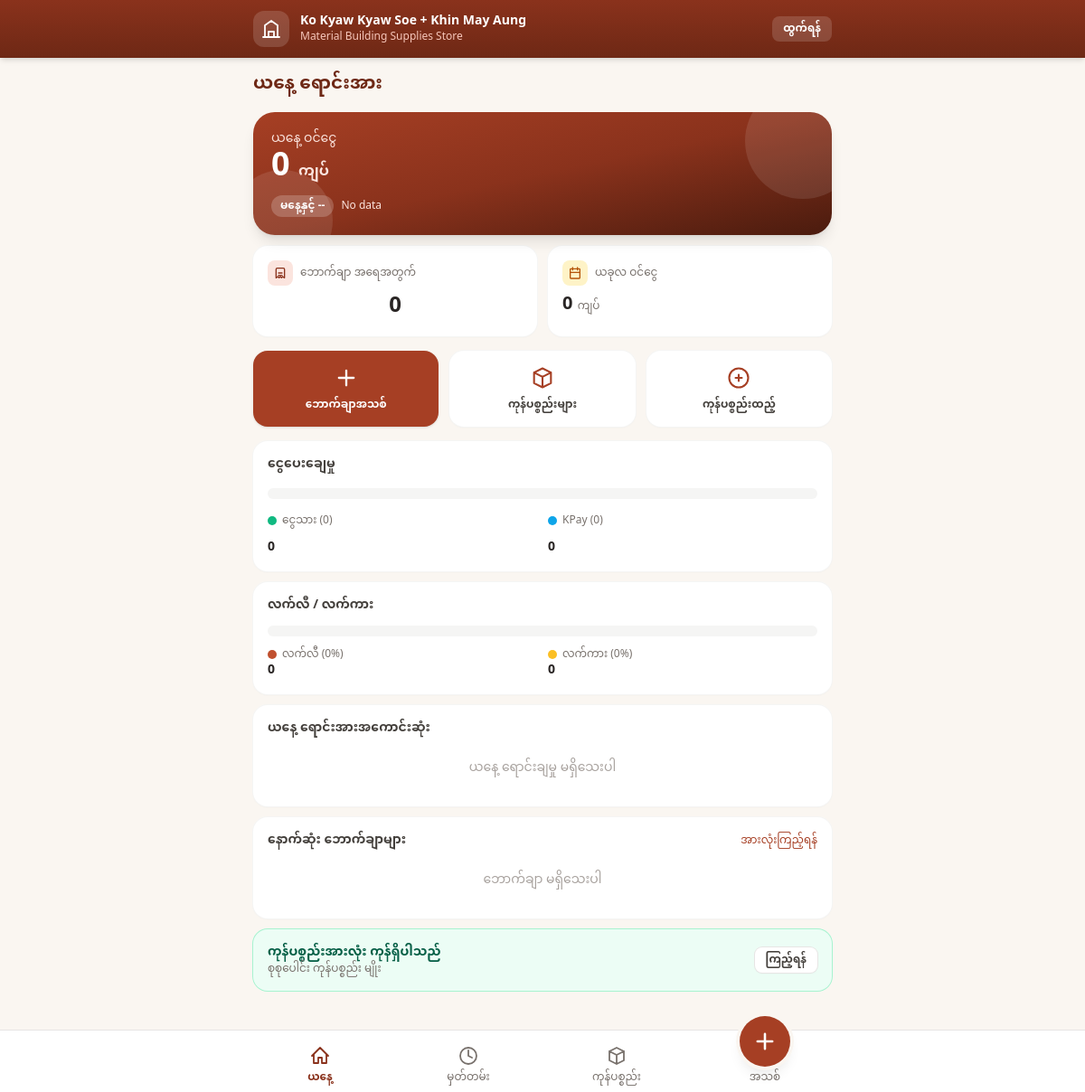
The app's page /products/index (signed in), older data.
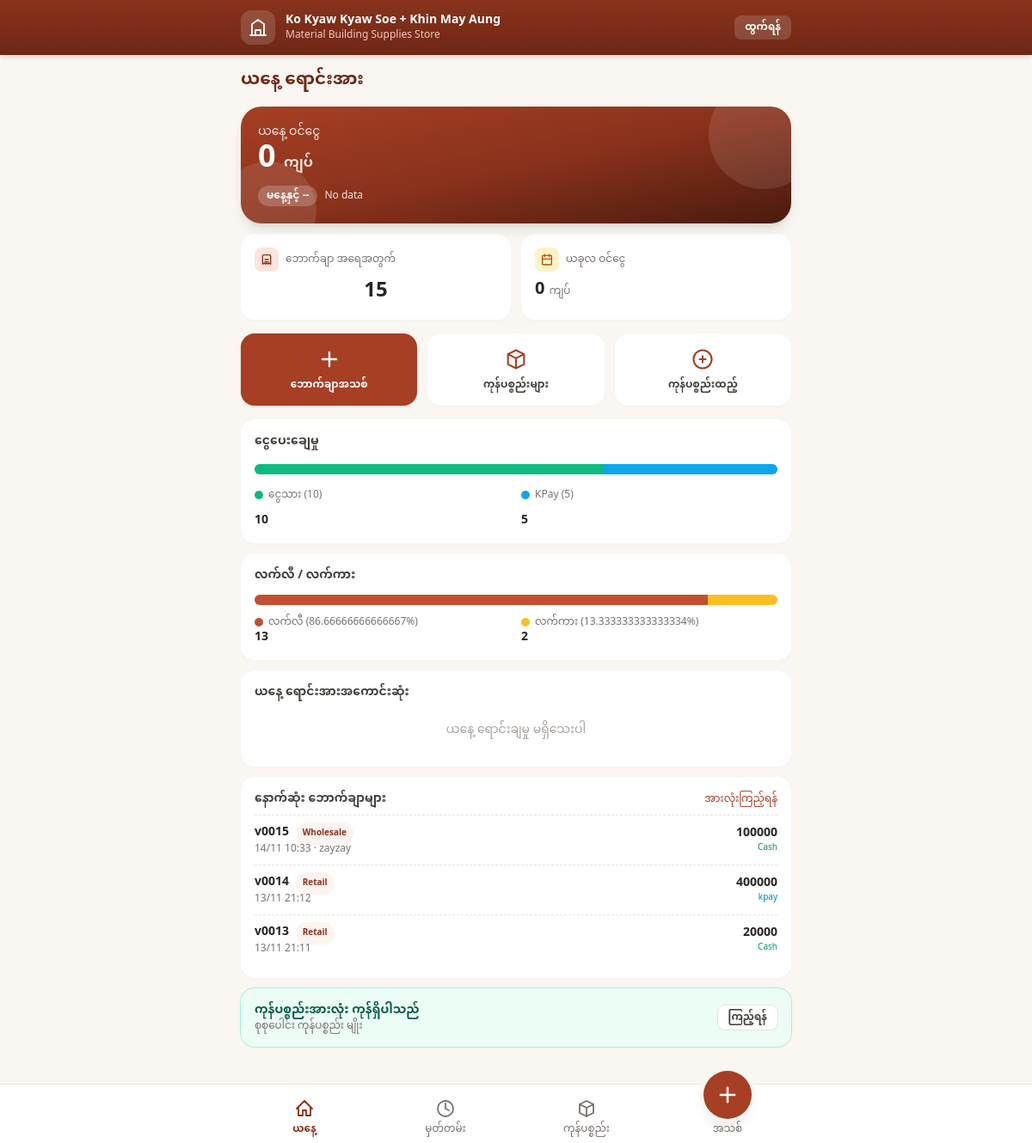
The same page, newer data.
### receiptinfo/models.py (models this page shows, shortened)
class Receipt(models.Model):
  class PayBy(models.TextChoices):
    CASH ="cash","Cash"
    KPAY = "Kpay","Kpay"
  class SaleType(models.TextChoices):
    RETAIL = "retail"
    WHOLESALE = "wholesale"
  v_code = models.CharField(max_length=20,unique=True,null=True,blank=True)
  customer = models.CharField(max_length=200,null=True,blank=True)
  pay_by = models.CharField(max_length=10,choices=PayBy.choices,default=PayBy.CASH)
  created_at = models.DateTimeField(auto_now_add=True)
  sale_type = models.CharField(max_length=10,choices=SaleType.choices,default=SaleType.RETAIL)
  is_void = models.BooleanField(default=False)
  @property
  def total_amount(self):
    return sum(item.total for item in self.items.all())

class ReceiptItem(models.Model):
  receipt = models.ForeignKey(Receipt,on_delete=models.CASCADE,related_name="items")
  product = models.ForeignKey(Product,on_delete=models.PROTECT)
  quantity = models.DecimalField(max_digits=10,decimal_places=2)
  unit_price = models.DecimalField(max_digits=10,decimal_places=2)
  @property
  def total(self):
    return self.quantity * self.unit_price

### productinfo/views.py (the view)
# urls.py: path('', RedirectView.as_view(pattern_name='index'), name='home'),
@login_required
def index(request):
  count = Receipt.objects.count()
  kpay  = Receipt.objects.filter(is_void=False,pay_by='kpay').count()
  cash  = Receipt.objects.filter(is_void=False,pay_by="cash").count()
  total = cash + kpay
  cash_pct = (cash / total * 100) if total else 0
  kpay_pct = (kpay / total * 100) if total else 0
  retail = Receipt.objects.filter(is_void=False,sale_type='retail').count()
  wholesale = Receipt.objects.filter(is_void=False,sale_type='wholesale').count()
  total_sale_type = retail + wholesale
  retail_pct = (retail / total_sale_type * 100) if total_sale_type else 0
  wholesale_pct = (wholesale / total_sale_type * 100) if total_sale_type else 0
  last_receipt = Receipt.objects.filter(is_void=False).order_by('-created_at')[:3]
  highest_amount = ReceiptItem.objects.filter(
    receipt__created_at__date=timezone.localdate()
  ).values(
    'product__name'
  ).annotate(
    qty=Sum('quantity'),
    amount=Sum(
        ExpressionWrapper(
            F('quantity') * F('unit_price'),
            output_field=DecimalField(max_digits=20, decimal_places=2)
        )
    )
  ).order_by('-amount')[:1]
  today_income =ReceiptItem.objects.filter(
  receipt__created_at__date=timezone.localdate()
  ).aggregate(
    total=Coalesce(
        Sum(
            ExpressionWrapper(
                F('quantity') * F('unit_price'),
                output_field=DecimalField(max_digits=20, decimal_places=2)
            )
        ),
        0,
        output_field=DecimalField(max_digits=20, decimal_places=2)
    )
  )['total']
  return render(request,'productinfo/index.html',{'count':count,'kpay':kpay,'cash':cash,'cash_pct':cash_pct,'kpay_pct':kpay_pct,'retail':retail,
  'wholesale':wholesale,'retail_pct':retail_pct,'wholesale_pct':wholesale_pct,'last_receipt':last_receipt,'highest_amount':highest_amount,'today_income':today_income})

### productinfo/templates/productinfo/index.html (shortened to what this page needs)
{% extends 'productinfo/base.html' %}
{% block content %}
<div class="mb-4">
  <h2 class="text-xl font-bold text-brick-800">ယနေ့ ရောင်းအား</h2>
</div>
<div class="relative overflow-hidden rounded-3xl bg-gradient-to-br from-brick-600 via-brick-700 to-brick-900 p-5 text-white shadow-lg">
  <div class="absolute -right-8 -top-8 h-32 w-32 rounded-full bg-white/10"></div>
  <div class="absolute -bottom-10 -left-6 h-28 w-28 rounded-full bg-white/10"></div>
  <div class="relative">
    <p class="text-sm font-medium text-brick-100">ယနေ့ ဝင်ငွေ</p>
    <p class="mt-1 text-4xl font-extrabold leading-none">
      {{ today_income|floatformat:0 }}
      <span class="text-base font-semibold text-brick-100">ကျပ်</span>
    </p>
    <div class="mt-3 flex flex-wrap items-center gap-2 text-xs">
      {% if diff > 0 %}
        <span class="rounded-full bg-emerald-400/90 px-2.5 py-1 font-semibold text-emerald-950">
          ▲ မနေ့ကထက် {{ diff|floatformat:0 }}
        </span>
      {% elif diff < 0 %}
        <span class="rounded-full bg-red-300 px-2.5 py-1 font-semibold text-red-950">
          ▼ မနေ့ကထက် {{ diff|floatformat:0 }}
        </span>
      {% else %}
        <span class="rounded-full bg-white/20 px-2.5 py-1 font-semibold">မနေ့နှင့် --</span>
      {% endif %}
      <span class="text-brick-100">No data</span>
    </div>
  </div>
</div>
<div class="mt-3 grid grid-cols-2 gap-3">
  <div class="rounded-2xl bg-white p-4 shadow-sm ring-1 ring-stone-100">
    <div class="flex items-center gap-2 text-xs font-medium text-stone-500">
        <span class="flex h-7 w-7 items-center justify-center rounded-lg bg-brick-100 text-brick-700">
             <svg class="h-4 w-4" fill="none" stroke="currentColor" stroke-width="2" viewBox="0 0 24 24"><path stroke-linecap="round" stroke-linejoin="round" d="M9 12h6m-6 4h6M7 4h10a2 2 0 012 2v14l-3-2-2 2-2-2-2 2-2-2-3 2V6a2 2 0 012-2z"/></svg>
        </span>
        ဘောက်ချာ အရေအတွက်
    </div>
    <p class="mt-2 flex items-center justify-center text-2xl font-bold text-ring-stone-100">
        {{ count }}
    </p>
</div>
  <div class="rounded-2xl bg-white p-4 shadow-sm ring-1 ring-stone-100">
    <div class="flex items-center gap-2 text-xs font-medium text-stone-500">
      <span class="flex h-7 w-7 items-center justify-center rounded-lg bg-amber-100 text-amber-700">
        <svg class="h-4 w-4" fill="none" stroke="currentColor" stroke-width="2" viewBox="0 0 24 24"><path stroke-linecap="round" stroke-linejoin="round" d="M8 7V3m8 4V3M4 11h16M5 5h14a1 1 0 011 1v14a1 1 0 01-1 1H5a1 1 0 01-1-1V6a1 1 0 011-1z"/></svg>
      </span>
      ယခုလ ဝင်ငွေ
    </div>
    <p class="mt-2 text-xl font-bold text-stone-800">
      {{ today_income|floatformat:0 }} <span class="text-xs font-medium text-stone-500">ကျပ်</span>
    </p>
  </div>
</div>
<div class="mt-4 grid grid-cols-3 gap-3">
  <a href="{% url 'receipt_create' %}" class="flex flex-col items-center gap-2 rounded-2xl bg-brick-600 px-2 py-4 text-center text-xs font-semibold text-white shadow active:bg-brick-700">
    <svg class="h-7 w-7" fill="none" stroke="currentColor" stroke-width="2" viewBox="0 0 24 24"><path stroke-linecap="round" stroke-linejoin="round" d="M12 5v14M5 12h14"/></svg>
    ဘောက်ချာအသစ်
  </a>
  <a href="{% url 'product_view' %}" class="flex flex-col items-center gap-2 rounded-2xl bg-white px-2 py-4 text-center text-xs font-semibold text-stone-700 shadow-sm ring-1 ring-stone-100 active:bg-stone-50">
    <svg class="h-7 w-7 text-brick-600" fill="none" stroke="currentColor" stroke-width="1.8" viewBox="0 0 24 24"><path stroke-linecap="round" stroke-linejoin="round" d="M20 7l-8-4-8 4m16 0l-8 4m8-4v10l-8 4m0-10L4 7m8 4v10M4 7v10l8 4"/></svg>
    ကုန်ပစ္စည်းများ
  </a>
  <a href="{% url 'product_create' %}" class="flex flex-col items-center gap-2 rounded-2xl bg-white px-2 py-4 text-center text-xs font-semibold text-stone-700 shadow-sm ring-1 ring-stone-100 active:bg-stone-50">
    <svg class="h-7 w-7 text-brick-600" fill="none" stroke="currentColor" stroke-width="1.8" viewBox="0 0 24 24"><path stroke-linecap="round" stroke-linejoin="round" d="M12 9v6m3-3H9m12 0a9 9 0 11-18 0 9 9 0 0118 0z"/></svg>
    ကုန်ပစ္စည်းထည့်
  </a>
</div>
<div class="mt-4 rounded-2xl bg-white p-4 shadow-sm ring-1 ring-stone-100 space-y-4">
  <h3 class="mb-3 text-sm font-bold text-stone-700">ငွေပေးချေမှု</h3>
  <div class="flex h-3 overflow-hidden rounded-full bg-stone-100">
    <div class="bg-emerald-500" style="width: {{ cash_pct }}%"></div>
    <div class="bg-sky-500" style="width: {{ kpay_pct }}%"></div>
  </div>
  <div class="mt-3 grid grid-cols-2 gap-3 text-sm">
    <div class="space-y-3">
      <p class="flex items-center gap-1.5 text-xs text-stone-500"><span class="h-2.5 w-2.5 rounded-full bg-emerald-500"></span>ငွေသား ({{ cash }})</p>
      <p class="font-bold text-stone-800">{{ cash|floatformat:0 }}</p>
    </div>
    <div class="space-y-3">
      <p class="flex items-center gap-1.5 text-xs text-stone-500"><span class="h-2.5 w-2.5 rounded-full bg-sky-500"></span>KPay ({{ kpay }})</p>
      <p class="font-bold text-stone-800">{{ kpay|floatformat:0 }}</p>
    </div>
  </div>
</div>
<div class="mt-3 rounded-2xl bg-white p-4 shadow-sm ring-1 ring-stone-100">
  <h3 class="mb-3 text-sm font-bold text-stone-700">လက်လီ / လက်ကား</h3>
  <div class="flex h-3 overflow-hidden rounded-full bg-stone-100">
    <div class="bg-brick-500" style="width: {{ retail_pct }}%"></div>
    <div class="bg-amber-400" style="width: {{ wholesale_pct }}%"></div>
  </div>
  <div class="mt-3 grid grid-cols-2 gap-3 text-sm">
    <div>
      <p class="flex items-center gap-1.5 text-xs text-stone-500"><span class="h-2.5 w-2.5 rounded-full bg-brick-500"></span>လက်လီ ({{ retail_pct }}%)</p>
      <p class="font-bold text-stone-800">{{ retail|floatformat:0 }}</p>
    </div>
    <div>
      <p class="flex items-center gap-1.5 text-xs text-stone-500"><span class="h-2.5 w-2.5 rounded-full bg-amber-400"></span>လက်ကား ({{ wholesale_pct }}%)</p>
      <p class="font-bold text-stone-800">{{ wholesale|floatformat:0 }}</p>
    </div>
  </div>
</div>
<div class="mt-3 rounded-2xl bg-white p-4 shadow-sm ring-1 ring-stone-100">
  <h3 class="mb-2 text-sm font-bold text-stone-700">ယနေ့ ရောင်းအားအကောင်းဆုံး</h3>
  {% for tp in highest_amount %}
  <div class="flex items-center gap-3 border-t border-dashed border-stone-200 py-2.5 first:border-0">
    <span class="flex h-7 w-7 shrink-0 items-center justify-center rounded-full bg-brick-100 text-xs font-bold text-brick-700">{{ forloop.counter }}</span>
    <div class="min-w-0 flex-1">
      <p class="truncate text-sm font-semibold text-stone-800">{{ tp.product__name }}</p>
      <p class="text-xs text-stone-500">{{ tp.qty|floatformat:"-2" }}</p>
    </div>
    <p class="text-sm font-bold text-brick-700">{{ tp.amount|floatformat:0 }}</p>
  </div>
  {% empty %}
  <p class="py-4 text-center text-sm text-stone-400">ယနေ့ ရောင်းချမှု မရှိသေးပါ</p>
  {% endfor %}
</div>
<div class="mt-3 rounded-2xl bg-white p-4 shadow-sm ring-1 ring-stone-100">
  <div class="mb-2 flex items-center justify-between">
    <h3 class="text-sm font-bold text-stone-700">နောက်ဆုံး ဘောက်ချာများ</h3>
    <a href="{% url 'receipt_view' %}" class="text-xs font-medium text-brick-600">အားလုံးကြည့်ရန်</a>
  </div>
  {% for r in last_receipt %}
  <a href="{% url 'receipt_detail' r.pk %}"
     class="flex items-center justify-between gap-3 border-t border-dashed border-stone-200 py-2.5 first:border-0 active:bg-stone-50">
    <div class="min-w-0">
      <p class="text-sm font-semibold text-stone-800">{{ r.v_code }}
        <span class="ml-1 rounded-full bg-brick-50 px-2 py-0.5 text-[10px] font-semibold text-brick-700">{{ r.get_sale_type_display }}</span>
      </p>
      <p class="truncate text-xs text-stone-500">
        {{ r.created_at|date:"d/m H:i" }}{% if r.customer %} · {{ r.customer }}{% endif %}
      </p>
    </div>
    <div class="shrink-0 text-right">
      <p class="text-sm font-bold text-stone-800">{{ r.total_amount|floatformat:0 }}</p>
      <p class="text-[10px] font-medium {% if r.pay_by == 'kpay' %}text-sky-600{% else %}text-emerald-600{% endif %}">{{ r.get_pay_by_display }}</p>
    </div>
  </a>
  {% empty %}
  <p class="py-4 text-center text-sm text-stone-400">ဘောက်ချာ မရှိသေးပါ</p>
  {% endfor %}
</div>
<div class="mt-3 flex items-center justify-between gap-3 rounded-2xl p-4 ring-1
     {% if out_of_stock %}bg-red-50 ring-red-200{% else %}bg-emerald-50 ring-emerald-200{% endif %}">
  <div>
    <p class="text-sm font-bold {% if out_of_stock %}text-red-800{% else %}text-emerald-800{% endif %}">
      {% if out_of_stock %}ကုန်ပြတ်နေသော ပစ္စည်း {{ out_of_stock }} မျိုး{% else %}ကုန်ပစ္စည်းအားလုံး ကုန်ရှိပါသည်{% endif %}
    </p>
    <p class="text-xs text-stone-500">စုစုပေါင်း ကုန်ပစ္စည်း {{ product_count }} မျိုး</p>
  </div>
  <a href="{% url 'product_view' %}?status=out"
     class="shrink-0 rounded-lg bg-white px-3 py-1.5 text-xs font-semibold text-stone-700 shadow-sm ring-1 ring-stone-200">ကြည့်ရန်</a>
</div>
{% endblock %}

### productinfo/templates/productinfo/base.html (shortened to what this page needs)
<!doctype html>
<html lang="my">
<head>
  <script src="https://cdn.tailwindcss.com"></script>
</head>
<body class="bg-cream text-stone-800 font-sans antialiased">
  {% with current=request.resolver_match.url_name %}
  <header class="no-print sticky top-0 z-30 bg-gradient-to-b from-brick-700 to-brick-800 text-white shadow-md">
    <div class="mx-auto flex max-w-2xl items-center gap-3 px-4 py-3">
      <div class="flex h-10 w-10 shrink-0 items-center justify-center rounded-xl bg-white/15">
        <svg class="h-6 w-6" fill="none" stroke="currentColor" stroke-width="1.8" viewBox="0 0 24 24">
          <path stroke-linecap="round" stroke-linejoin="round" d="M3 21h18M5 21V8l7-5 7 5v13M9 21v-6h6v6"/>
        </svg>
      </div>
      <div class="min-w-0">
        <h1 class="text-sm font-bold leading-snug">Ko Kyaw Kyaw Soe + Khin May Aung</h1>
        <p class="text-xs leading-snug text-brick-200">Material Building Supplies Store</p>
      </div>
            {% if user.is_authenticated %}
      <form method="POST" action="{% url 'logout' %}" class="ml-auto">
        <button type="submit" class="rounded-lg bg-white/15 px-3 py-1.5 text-xs font-semibold text-white active:bg-white/25">
          ထွက်ရန်
        </button>
      </form>
      {% endif %}
    </div>
  </header>
  <main class="mx-auto w-full max-w-2xl px-4 pt-4 pb-28">
    {% block content %}{% endblock %}
  </main>
  <nav class="no-print safe-bottom fixed inset-x-0 bottom-0 z-40 border-t border-stone-200 bg-white/95 backdrop-blur">
    <div class="mx-auto grid max-w-2xl grid-cols-4 items-end px-2">
      <a href="{% url 'index' %}"
         class="flex flex-col items-center gap-1 py-2 text-xs
                {% if current == 'index' %}font-bold text-brick-700{% else %}text-stone-500{% endif %}">
        <svg class="h-6 w-6" fill="none" stroke="currentColor" stroke-width="1.8" viewBox="0 0 24 24">
          <path stroke-linecap="round" stroke-linejoin="round" d="M3 12l9-9 9 9M5 10v10h5v-6h4v6h5V10"/>
        </svg>
        ယနေ့
      </a>
      <a href="{% url 'receipt_view' %}"
         class="flex flex-col items-center gap-1 py-2 text-xs
                {% if current == 'receipt_view' or current == 'receipt_detail' %}font-bold text-brick-700{% else %}text-stone-500{% endif %}">
        <svg class="h-6 w-6" fill="none" stroke="currentColor" stroke-width="1.8" viewBox="0 0 24 24">
          <path stroke-linecap="round" stroke-linejoin="round" d="M12 6v6l4 2M21 12a9 9 0 11-18 0 9 9 0 0118 0z"/>
        </svg>
        မှတ်တမ်း
      </a>
      <a href="{% url 'product_view' %}"
         class="flex flex-col items-center gap-1 py-2 text-xs
                {% if current == 'product_view' %}font-bold text-brick-700{% else %}text-stone-500{% endif %}">
        <svg class="h-6 w-6" fill="none" stroke="currentColor" stroke-width="1.8" viewBox="0 0 24 24">
          <path stroke-linecap="round" stroke-linejoin="round" d="M20 7l-8-4-8 4m16 0l-8 4m8-4v10l-8 4m0-10L4 7m8 4v10M4 7v10l8 4"/>
        </svg>
        ကုန်ပစ္စည်း
      </a>
      <a href="{% url 'receipt_create' %}"
         class="flex flex-col items-center gap-1 py-2 text-xs
                {% if current == 'product_create' %}font-bold text-brick-700{% else %}text-stone-500{% endif %}">
        <span class="-mt-6 flex h-14 w-14 items-center justify-center rounded-full bg-brick-600 text-white shadow-lg ring-4 ring-cream active:bg-brick-700">
          <svg class="h-7 w-7" fill="none" stroke="currentColor" stroke-width="2.2" viewBox="0 0 24 24">
            <path stroke-linecap="round" stroke-linejoin="round" d="M12 5v14M5 12h14"/>
          </svg>
        </span>
        အသစ်
      </a>
    </div>
  </nav>
  {% endwith %}
</body>
</html>

### productinfo/templates/productinfo/base.html (style rules this page uses)
.safe-bottom { padding-bottom: env(safe-area-inset-bottom); }

Row changes from the older to the newer data that the page shows:
added Receipt: v_code "v0015", sale_type "Wholesale", created_at "14/11 10:33", customer "zayzay", total_amount "100000", pay_by "Cash"
added Receipt: v_code "v0014", sale_type "Retail", created_at "13/11 21:12", total_amount "400000", pay_by "kpay"
added Receipt: v_code "v0013", sale_type "Retail", created_at "13/11 21:11", total_amount "20000", pay_by "Cash"
Text that changed along with them:
{{ count }}: "0" → "15"
{{ cash }}: "0" → "10"
{{ cash|floatformat:0 }}: "0" → "10"
{{ kpay }}: "0" → "5"
{{ kpay|floatformat:0 }}: "0" → "5"
{{ retail_pct }}: "0" → "86.66666666666667"
{{ retail|floatformat:0 }}: "0" → "13"
{{ wholesale_pct }}: "0" → "13.333333333333334"
{{ wholesale|floatformat:0 }}: "0" → "2"
text no longer shown: "ဘောက်ချာ မရှိသေးပါ"
